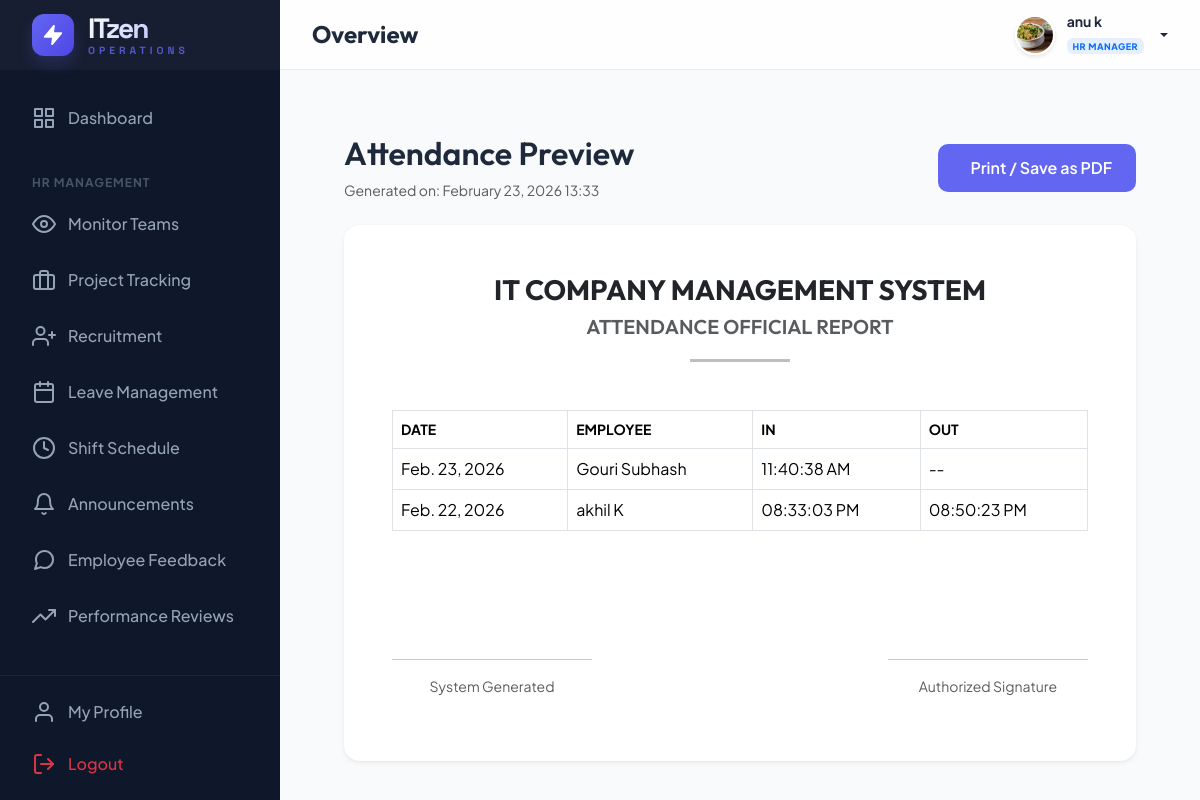
Screenshot of /company-admin/reports/preview/attendance/ (signed in) with the database file from the repository.
### management/models.py (models this page shows, shortened)
class CustomUser(AbstractUser):
    ROLE_CHOICES = (
        ('ADMIN', 'Admin'),
        ('HR', 'HR Manager'),
        ('EMPLOYEE', 'Employee'),
    )
    DEPT_CHOICES = (
        ('DEVELOPMENT', 'Software Development'),
        ('DESIGN', 'UI/UX Design'),
        ('QA', 'Quality Assurance'),
        ('HR', 'Human Resources'),
        ('MARKETING', 'Digital Marketing'),
        ('SALES', 'Sales & Business'),
        ('SUPPORT', 'IT Support & Security'),
    )
    LEVEL_CHOICES = (
        ('JUNIOR', 'Junior Level (Level 1)'),
        ('INTERMEDIATE', 'Intermediate (Level 2)'),
        ('SENIOR', 'Senior Level (Level 3)'),
        ('LEAD', 'Lead Level (Level 4)'),
        ('EXPERT', 'Expert Level (Level 5)'),
    )
    role = models.CharField(max_length=20, choices=ROLE_CHOICES, default='EMPLOYEE')
    phone = models.CharField(max_length=15, blank=True, null=True)
    profile_pic = models.ImageField(upload_to='profile_pics/', blank=True, null=True)
    department = models.CharField(max_length=50, choices=DEPT_CHOICES, blank=True, null=True)
    designation = models.CharField(max_length=100, blank=True, null=True)
    level = models.CharField(max_length=20, choices=LEVEL_CHOICES, default='JUNIOR')
    date_of_joining = models.DateField(blank=True, null=True)
    def is_admin(self):
        return self.role == 'ADMIN' or self.is_superuser
    def is_hr(self):
        return self.role == 'HR'
    def is_employee(self):
        return self.role == 'EMPLOYEE' and not self.is_superuser and not self.role == 'HR'

class Attendance(models.Model):
    employee = models.ForeignKey(CustomUser, on_delete=models.CASCADE, related_name='attendance')
    date = models.DateField(default=timezone.now)
    check_in = models.DateTimeField(null=True, blank=True)
    check_out = models.DateTimeField(null=True, blank=True)
    class Meta:
        unique_together = ('employee', 'date')

### management/views.py (the view)
# urls.py: path('company-admin/reports/preview/<str:report_type>/', views.report_preview, name='report_preview'),
@login_required
def report_preview(request, report_type):
    if not (request.user.is_admin() or request.user.is_hr()): return redirect('dashboard')
    context = {'report_type': report_type.title().replace('_', ' '), 'timestamp': timezone.now()}
    if report_type == 'attendance':
        context['records'] = Attendance.objects.all().order_by('-date')
        context['headers'] = ['Date', 'Employee', 'In', 'Out']
    elif report_type == 'projects':
        context['records'] = Project.objects.all()
        context['headers'] = ['Project Name', 'Start Date', 'End Date', 'Status']
    return render(request, 'admin/report_preview.html', context)

### templates/admin/report_preview.html (shortened to what this page needs)
{% extends 'base.html' %}
{% block content %}
<div class="page-header px-4 py-4 d-flex justify-content-between align-items-center">
    <div>
        <h2 class="page-title">{{ report_type }} Preview</h2>
        <div class="text-muted small">Generated on: {{ timestamp|date:"F d, Y H:i" }}</div>
    </div>
    <button onclick="window.print()" class="btn btn-primary d-print-none">
        Print / Save as PDF
    </button>
</div>
<div class="px-4">
    <div class="card border-0 shadow-sm">
        <div class="card-body p-5">
            <div class="text-center mb-5">
                <h3 class="text-uppercase fw-bold">IT Company Management System</h3>
                <h5 class="text-muted text-uppercase letter-spacing-1">{{ report_type }} Official Report</h5>
                <hr style="width: 100px; margin: 20px auto; border-top: 3px solid #000;">
            </div>
            <div class="table-responsive">
                <table class="table table-bordered align-middle">
                    <thead class="bg-light">
                        <tr>
                            {% for header in headers %}
                            <th class="text-uppercase small fw-bold">{{ header }}</th>
                            {% endfor %}
                        </tr>
                    </thead>
                    <tbody>
                        {% if report_type == 'Attendance' %}
                        {% for r in records %}
                        <tr>
                            <td>{{ r.date }}</td>
                            <td>{{ r.employee.get_full_name|default:r.employee.username }}</td>
                            <td>{{ r.check_in|time:"h:i:s A"|default:"--" }}</td>
                            <td>{{ r.check_out|time:"h:i:s A"|default:"--" }}</td>
                        </tr>
                        {% endfor %}
                        {% endif %}
                    </tbody>
                </table>
            </div>
            <div class="mt-5 pt-5 d-flex justify-content-between">
                <div class="text-center" style="width: 200px;">
                    <hr>
                    <p class="small text-muted">System Generated</p>
                </div>
                <div class="text-center" style="width: 200px;">
                    <hr>
                    <p class="small text-muted">Authorized Signature</p>
                </div>
            </div>
        </div>
    </div>
</div>
{% endblock %}

### templates/base.html (shortened to what this page needs)
{% load static %}
<!DOCTYPE html>
<html lang="en">
<head>
    <link href="https://cdn.jsdelivr.net/npm/bootstrap@5.3.2/dist/css/bootstrap.min.css" rel="stylesheet">
</head>
<body>
    <aside class="sidebar" id="sidebar">
        <div class="sidebar-header">
            <a href="{% url 'dashboard' %}" class="sidebar-logo">
                <div class="logo-circle">
                    <i data-feather="zap" style="width: 22px; height: 22px; fill: #fff;"></i>
                </div>
                <div class="logo-text">
                    <span class="logo-main">ITzen</span>
                    <span class="logo-sub">Operations</span>
                </div>
            </a>
        </div>
        <nav class="sidebar-nav">
            <ul class="nav-list">
                <li class="nav-item">
                    <a href="{% url 'dashboard' %}"
                        class="nav-link {% if request.resolver_match.url_name == 'dashboard' %}active{% endif %}">
                        <i data-feather="grid"></i> Dashboard
                    </a>
                </li>
                {% if user.is_hr %}
                <li class="nav-caption">HR Management</li>
                <li class="nav-item">
                    <a href="{% url 'hr_monitor' %}" class="nav-link">
                        <i data-feather="eye"></i> Monitor Teams
                    </a>
                </li>
                <li class="nav-item">
                    <a href="{% url 'hr_track_projects' %}" class="nav-link">
                        <i data-feather="briefcase"></i> Project Tracking
                    </a>
                </li>
                <li class="nav-item">
                    <a href="{% url 'hr_recruitment' %}" class="nav-link">
                        <i data-feather="user-plus"></i> Recruitment
                    </a>
                </li>
                <li class="nav-item">
                    <a href="{% url 'hr_leave_management' %}" class="nav-link">
                        <i data-feather="calendar"></i> Leave Management
                    </a>
                </li>
                <li class="nav-item">
                    <a href="{% url 'hr_shifts' %}" class="nav-link">
                        <i data-feather="clock"></i> Shift Schedule
                    </a>
                </li>
                <li class="nav-item">
                    <a href="{% url 'hr_announcements' %}" class="nav-link">
                        <i data-feather="bell"></i> Announcements
                    </a>
                </li>
                <li class="nav-item">
                    <a href="{% url 'hr_manage_feedback' %}" class="nav-link">
                        <i data-feather="message-circle"></i> Employee Feedback
                    </a>
                </li>
                <li class="nav-item">
                    <a href="{% url 'hr_performance_reviews' %}" class="nav-link">
                        <i data-feather="trending-up"></i> Performance Reviews
                    </a>
                </li>
                {% endif %}
            </ul>
        </nav>
        <div class="sidebar-footer">
            <a href="{% url 'employee_profile' %}" class="nav-link mb-1">
                <i data-feather="user"></i> My Profile
            </a>
            <a href="{% url 'logout' %}" class="nav-link text-danger">
                <i data-feather="log-out"></i> Logout
            </a>
        </div>
    </aside>
    <div class="main-wrapper">
        <header class="header">
            <div class="d-flex align-items-center">
                <h4 class="mb-0 fw-bold">{% block page_title %}Overview{% endblock %}</h4>
            </div>
            <div class="d-flex align-items-center gap-3">
                <div class="dropdown">
                    <a href="#" class="user-dropdown-toggle dropdown-toggle" data-bs-toggle="dropdown">
                        <img src="{% if user.profile_pic %}{{ user.profile_pic.url }}{% else %}https://ui-avatars.com/api/?name={{ user.username }}&background=6366f1&color=fff{% endif %}"
                            alt="user" class="avatar-img">
                        <div class="d-none d-md-block text-start">
                            <div class="small fw-bold lh-1 mb-1">{{ user.get_full_name|default:user.username }}</div>
                            <span class="badge bg-primary bg-opacity-10 text-primary border-0"
                                style="font-size: 9px; letter-spacing: 0.5px; text-transform: uppercase; font-weight: 800;">
                                {{ user.get_role_display|default:user.role }}
                            </span>
                        </div>
                    </a>
                </div>
            </div>
        </header>
        <main class="content-area">
            {% block content %}{% endblock %}
        </main>
    </div>
</body>
</html>

### templates/base.html (style rules this page uses)
:root { --primary: #6366f1; --primary-dark: #4f46e5; --secondary: #64748b; --accent: #f43f5e; --bg-body: #f8fafc; --bg-sidebar: #0f172a; --text-main: #1e293b; --glass-bg: rgba(255, 255, 255, 0.8); --sidebar-width: 280px; --header-height: 70px; --card-shadow: 0 10px 15px -3px rgba(0, 0, 0, 0.1), 0 4px 6px -2px rgba(0, 0, 0, 0.05); --transition: all 0.3s cubic-bezier(0.4, 0, 0.2, 1); }
body { font-family: 'Plus Jakarta Sans', sans-serif; background-color: var(--bg-body); color: var(--text-main); margin: 0; overflow-x: hidden; }
h1, h2, h3, h4, h5, h6 { font-family: 'Outfit', sans-serif; font-weight: 600; }
.sidebar { width: var(--sidebar-width); height: 100vh; background-color: var(--bg-sidebar); position: fixed; left: 0; top: 0; z-index: 1000; transition: var(--transition); color: #94a3b8; display: flex; flex-direction: column; }
.sidebar-nav { flex: 1; overflow-y: auto; overflow-x: hidden; scrollbar-width: thin; scrollbar-color: rgba(255, 255, 255, 0.08) transparent; }
.sidebar-footer { border-top: 1px solid rgba(255, 255, 255, 0.06); padding: 0.75rem 1rem; flex-shrink: 0; }
.sidebar-header { height: var(--header-height); display: flex; align-items: center; padding: 0 2rem; background: rgba(255, 255, 255, 0.03); }
.sidebar-logo { color: #fff; font-family: 'Space Grotesk', sans-serif; font-size: 1.75rem; font-weight: 800; text-decoration: none; display: flex; align-items: center; gap: 14px; transition: var(--transition); }
.logo-text { display: flex; flex-direction: column; line-height: 1; }
.logo-main { letter-spacing: -2px; background: linear-gradient(135deg, #fff 0%, #a5b4fc 100%); -webkit-background-clip: text; background-clip: text; -webkit-text-fill-color: transparent; }
.logo-sub { font-size: 0.65rem; text-transform: uppercase; letter-spacing: 4px; color: var(--primary); font-weight: 700; margin-top: 4px; opacity: 0.8; }
.logo-circle { width: 42px; height: 42px; background: linear-gradient(135deg, var(--primary) 0%, var(--primary-dark) 100%); border-radius: 12px; display: flex; align-items: center; justify-content: center; position: relative; box-shadow: 0 8px 16px rgba(99, 102, 241, 0.2); overflow: hidden; }
.logo-circle::after { content: ''; position: absolute; inset: 0; background: linear-gradient(45deg, transparent, rgba(255, 255, 255, 0.2), transparent); transform: translateX(-100%); transition: 0.5s; }
.nav-list { list-style: none; padding: 1.5rem 1rem; margin: 0; }
.nav-item { margin-bottom: 0.5rem; }
.nav-link { display: flex; align-items: center; padding: 0.75rem 1rem; color: #94a3b8; text-decoration: none; border-radius: 12px; transition: var(--transition); gap: 12px; font-weight: 500; }
.nav-caption { font-size: 0.75rem; text-transform: uppercase; letter-spacing: 1px; font-weight: 700; color: #475569; padding: 1.5rem 1rem 0.5rem; }
.main-wrapper { margin-left: var(--sidebar-width); min-height: 100vh; transition: var(--transition); }
.header { height: var(--header-height); background: var(--glass-bg); backdrop-filter: blur(10px); border-bottom: 1px solid rgba(226, 232, 240, 0.8); position: sticky; top: 0; z-index: 999; display: flex; align-items: center; justify-content: space-between; padding: 0 2rem; }
.content-area { padding: 2.5rem; }
.card { background: #fff; border: none; border-radius: 16px; box-shadow: var(--card-shadow); transition: var(--transition); }
.btn-primary { background: var(--primary); border: none; padding: 0.75rem 1.5rem; border-radius: 10px; font-weight: 600; transition: var(--transition); }
.user-dropdown-toggle { display: flex; align-items: center; gap: 12px; text-decoration: none; color: var(--text-main); font-weight: 600; }
.avatar-img { width: 40px; height: 40px; border-radius: 50%; object-fit: cover; border: 2px solid #fff; box-shadow: 0 2px 4px rgba(0, 0, 0, 0.1); }

### rows the page displays
CustomUser: profile_pic (picture), get_full_name "anu k", role "HR MANAGER"
Attendance: date "Feb. 23, 2026", employee.get_full_name "Gouri Subhash", check_in "11:40:38 AM", check_out "--"
Attendance: date "Feb. 22, 2026", employee.get_full_name "akhil K", check_in "08:33:03 PM", check_out "08:50:23 PM"

### other values shown
{{ report_type }} "Attendance"
{{ report_type }} "ATTENDANCE"
{{ header }} "DATE" "EMPLOYEE" "IN" "OUT"
